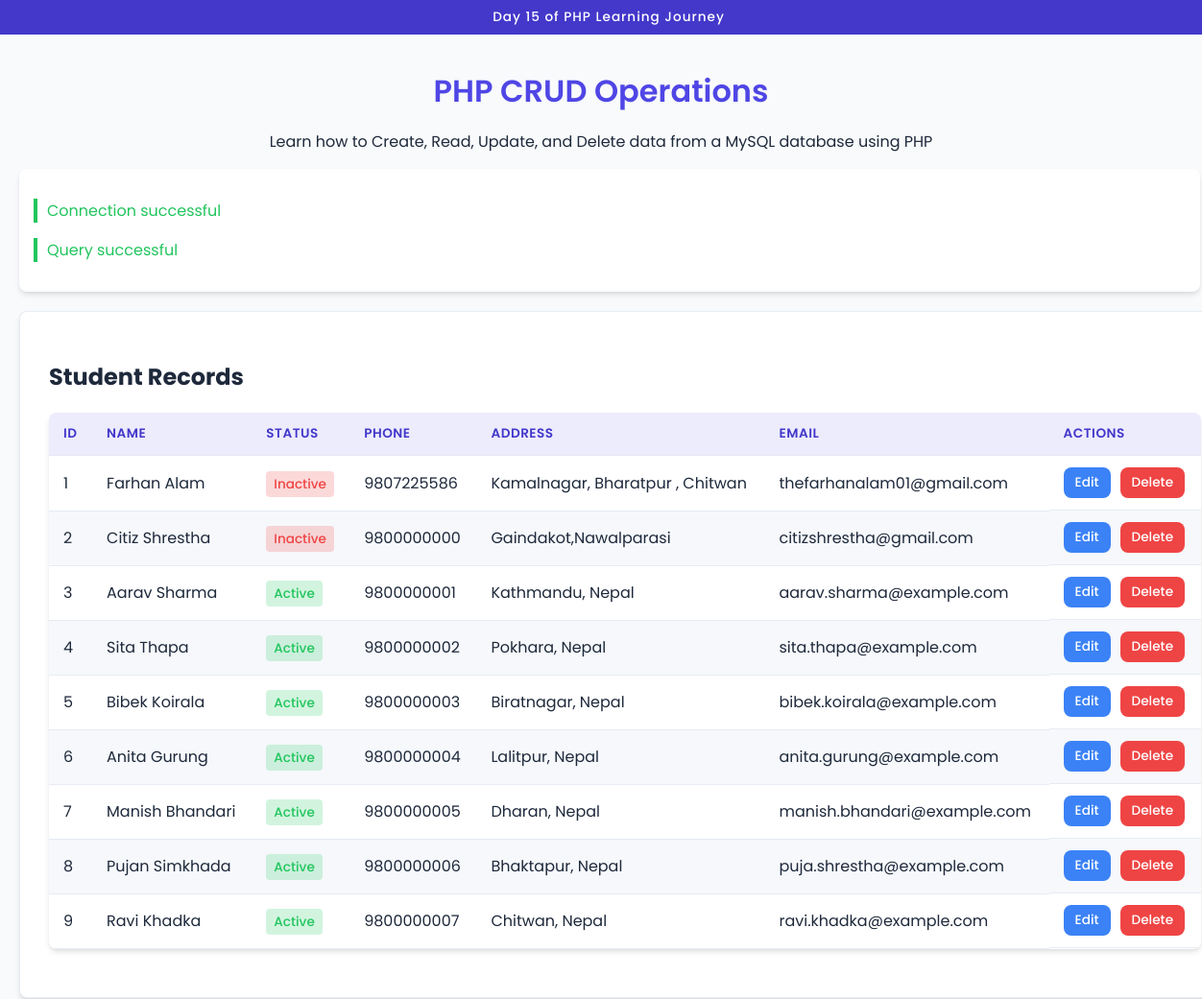
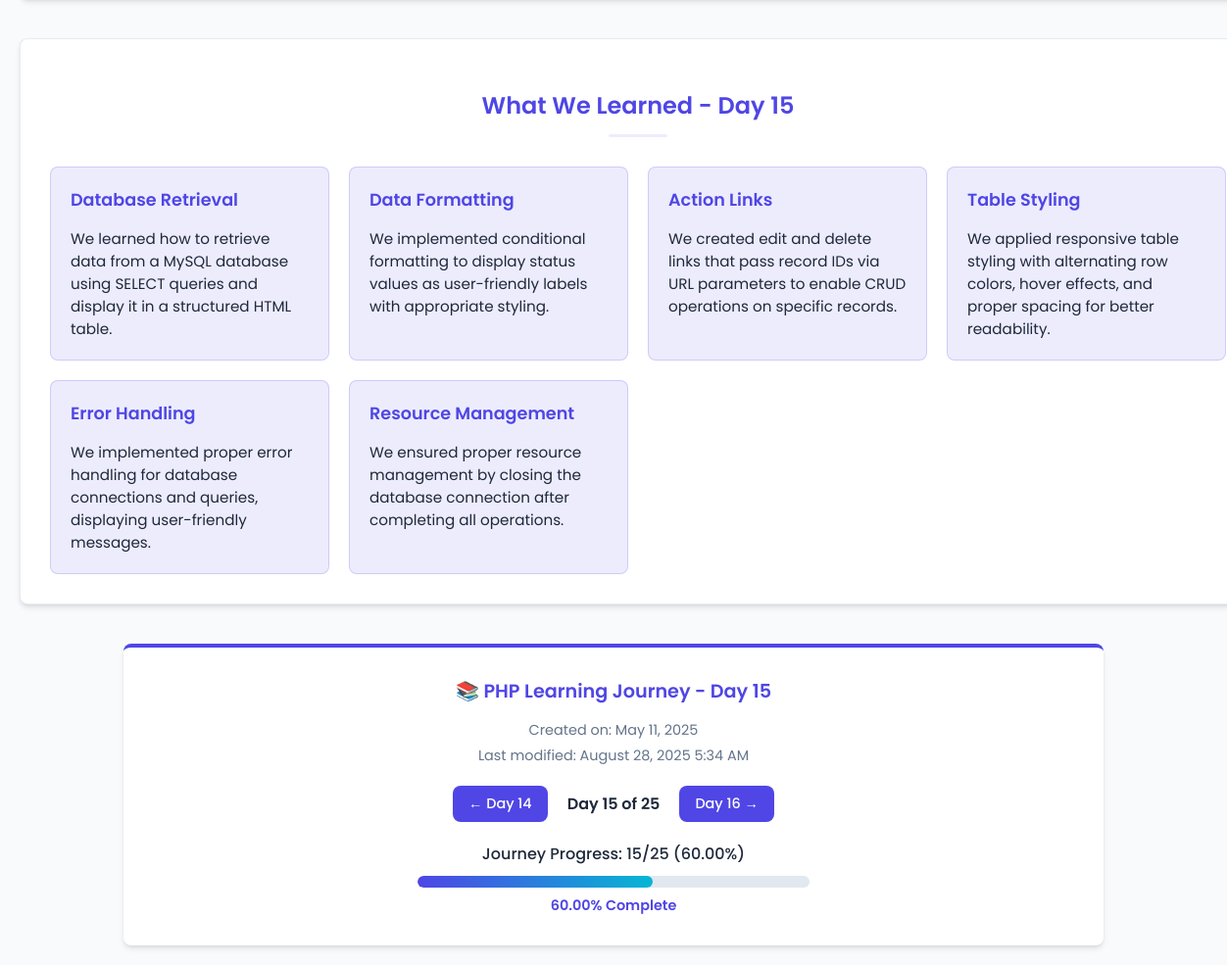
The page /Day_15.php on the database its author committed (2 pictures, top to bottom).
### tables this page shows
CREATE TABLE `students` (
  `id` int(11) NOT NULL,
  `Name` varchar(100) NOT NULL,
  `Age` int(11) NOT NULL,
  `Address` varchar(150) NOT NULL,
  `Roll_no` int(11) NOT NULL,
  `Status` int(11) NOT NULL DEFAULT 1,
  `Email` varchar(50) NOT NULL,
  `Phone` varchar(15) NOT NULL
);

### Day_15.php (the view, shortened to what this page needs)
<?php
    $conn = db();
if ($conn->connect_error) {
    $connection_status = "<p class='error'>Connection failed: " . $conn->connect_error . "</p>";
} else {
    $connection_status = "<p class='success'>Connection successful</p>";
    $query = "SELECT * FROM `students`";
    $result = $conn->query($query);
    if (!$result) {
        $query_status = "<p class='error'>Query failed: " . $conn->error . "</p>";
    } else {
        $query_status = "<p class='success'>Query successful</p>";
    }
}
?>
<!DOCTYPE html>
<html lang="en">
<head>
</head>
<body>
    <div class="day-indicator">Day 15 of PHP Learning Journey</div>
    <div class="dashboard-header">
        <h1 class="dashboard-title">PHP CRUD Operations</h1>
        <p class="dashboard-subtitle">Learn how to Create, Read, Update, and Delete data from a MySQL database using PHP</p>
    </div>
    <div class="connection-status">
        <?php
        echo $connection_status;
        if (isset($query_status)) {
            echo $query_status;
        }
        ?>
    </div>
    <div class="container">
        <h2>Student Records</h2>
        <?php
        if(isset($result) && $result->num_rows > 0) {
        ?>
        <table>
            <thead>
                <tr>
                    <th>ID</th>
                    <th>Name</th>
                    <th>Status</th>
                    <th>Phone</th>
                    <th>Address</th>
                    <th>Email</th>
                    <th>Actions</th>
                </tr>
            </thead>
            <tbody>
                <?php
                while ($row = $result->fetch_assoc()) {
                    echo "<tr>";
                    echo "<td>".$row['id']."</td>";
                    echo "<td>".$row['Name']."</td>";
                    $status = $row['Status'];
                    if($status == 1){
                        echo "<td><span class='status-active'>Active</span></td>";
                    } else{
                        echo "<td><span class='status-inactive'>Inactive</span></td>";
                    }
                    echo "<td>".$row['Phone']."</td>";
                    echo "<td>".$row['Address']."</td>";
                    echo "<td>".$row['Email']."</td>";
                    echo "<td class='actions'>
                        <a href='edit.php?id=".$row['id']."' class='edit-btn'>Edit</a>
                        <a href='delete.php?id=".$row['id']."' class='delete-btn'>Delete</a>
                    </td>";
                    echo "</tr>";
                }
                ?>
            </tbody>
        </table>
        <?php
        } else {
            echo "<p>No student records found.</p>";
        }
        ?>
    </div>
    <div class="learning-section">
        <h2 class="learning-title">What We Learned - Day 15</h2>
        <div class="learning-grid">
            <div class="learning-card">
                <h3>Database Retrieval</h3>
                <p>We learned how to retrieve data from a MySQL database using SELECT queries and display it in a structured HTML table.</p>
            </div>
            <div class="learning-card">
                <h3>Data Formatting</h3>
                <p>We implemented conditional formatting to display status values as user-friendly labels with appropriate styling.</p>
            </div>
            <div class="learning-card">
                <h3>Action Links</h3>
                <p>We created edit and delete links that pass record IDs via URL parameters to enable CRUD operations on specific records.</p>
            </div>
            <div class="learning-card">
                <h3>Table Styling</h3>
                <p>We applied responsive table styling with alternating row colors, hover effects, and proper spacing for better readability.</p>
            </div>
            <div class="learning-card">
                <h3>Error Handling</h3>
                <p>We implemented proper error handling for database connections and queries, displaying user-friendly messages.</p>
            </div>
            <div class="learning-card">
                <h3>Resource Management</h3>
                <p>We ensured proper resource management by closing the database connection after completing all operations.</p>
            </div>
        </div>
    </div>
    <div class="footer">
        <div class="footer-title">
            📚 PHP Learning Journey - Day 15
        </div>
        <div class="footer-dates">
            <p>Created on: May 11, 2025</p>
            <p>Last modified: <?= date("F j, Y g:i A") ?></p>
        </div>
        <div class="navigation">
            <a href="Day_14.php" class="nav-btn">← Day 14</a>
            <span class="day-counter">Day 15 of 25</span>
            <a href="Day_16.php" class="nav-btn">Day 16 →</a>
        </div>
        <div class="progress-section">
            <div class="progress-text">Journey Progress: 15/25 (60.00%)</div>
            <div class="progress-bar">
                <div class="progress-fill" style="width: 60.00%"></div>
            </div>
            <div class="progress-percentage">60.00% Complete</div>
        </div>
    </div>
</body>
</html>

### rows shown on the page
students: id "1", Name "Farhan Alam", Status "Inactive", Phone "9807225586", Address "Kamalnagar, Bharatpur , Chitwan", Email "thefarhanalam01@gmail.com"
students: id "2", Name "Citiz Shrestha", Status "Inactive", Phone "9800000000", Address "Gaindakot,Nawalparasi", Email "citizshrestha@gmail.com"
students: id "3", Name "Aarav Sharma", Status "Active", Phone "9800000001", Address "Kathmandu, Nepal", Email "aarav.sharma@example.com"
students: id "4", Name "Sita Thapa", Status "Active", Phone "9800000002", Address "Pokhara, Nepal", Email "sita.thapa@example.com"
students: id "5", Name "Bibek Koirala", Status "Active", Phone "9800000003", Address "Biratnagar, Nepal", Email "bibek.koirala@example.com"
students: id "6", Name "Anita Gurung", Status "Active", Phone "9800000004", Address "Lalitpur, Nepal", Email "anita.gurung@example.com"
students: id "7", Name "Manish Bhandari", Status "Active", Phone "9800000005", Address "Dharan, Nepal", Email "manish.bhandari@example.com"
students: id "8", Name "Pujan Simkhada", Status "Active", Phone "9800000006", Address "Bhaktapur, Nepal", Email "puja.shrestha@example.com"
students: id "9", Name "Ravi Khadka", Status "Active", Phone "9800000007", Address "Chitwan, Nepal", Email "ravi.khadka@example.com"
